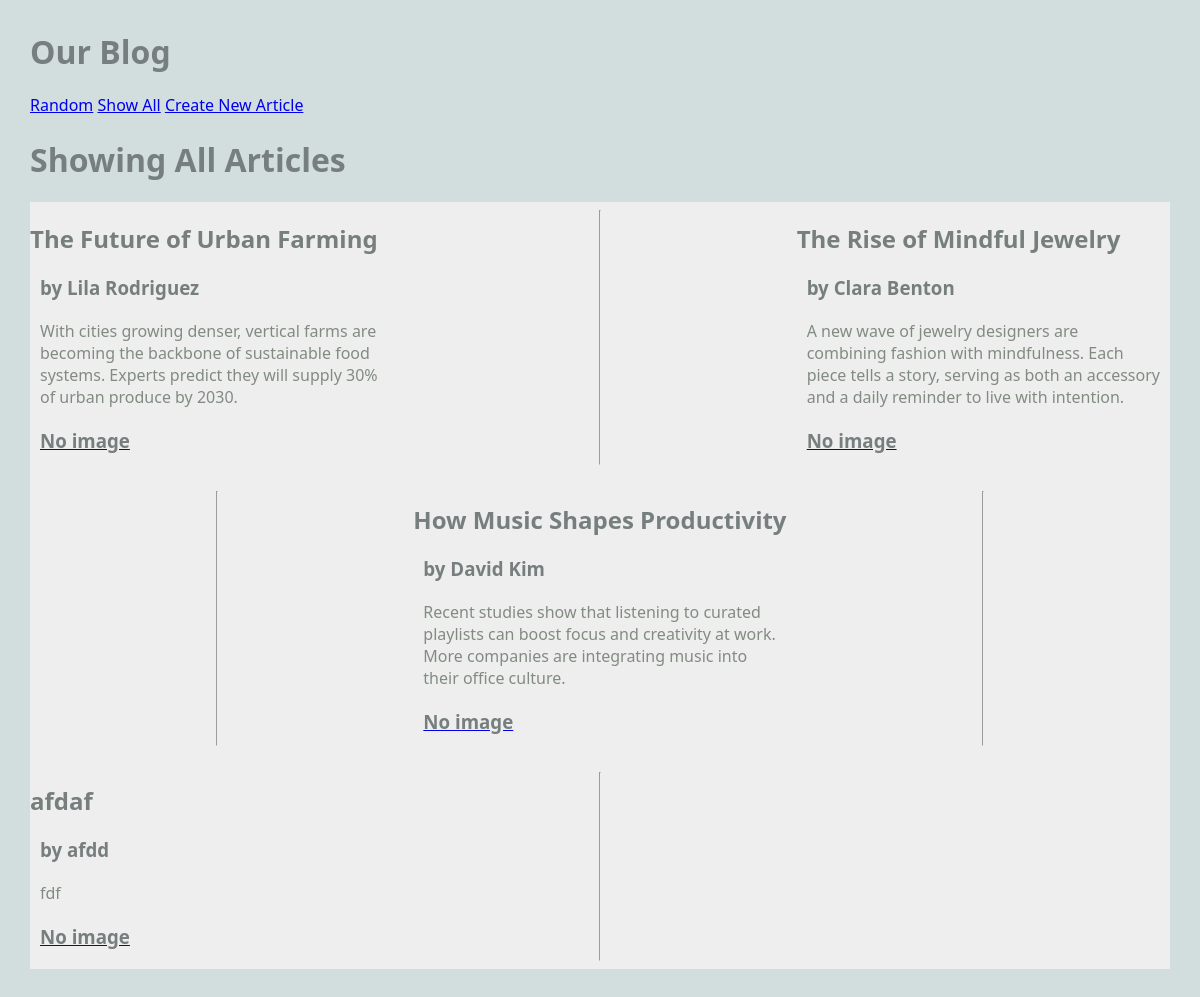
The app's page /blog/show_all, older data.
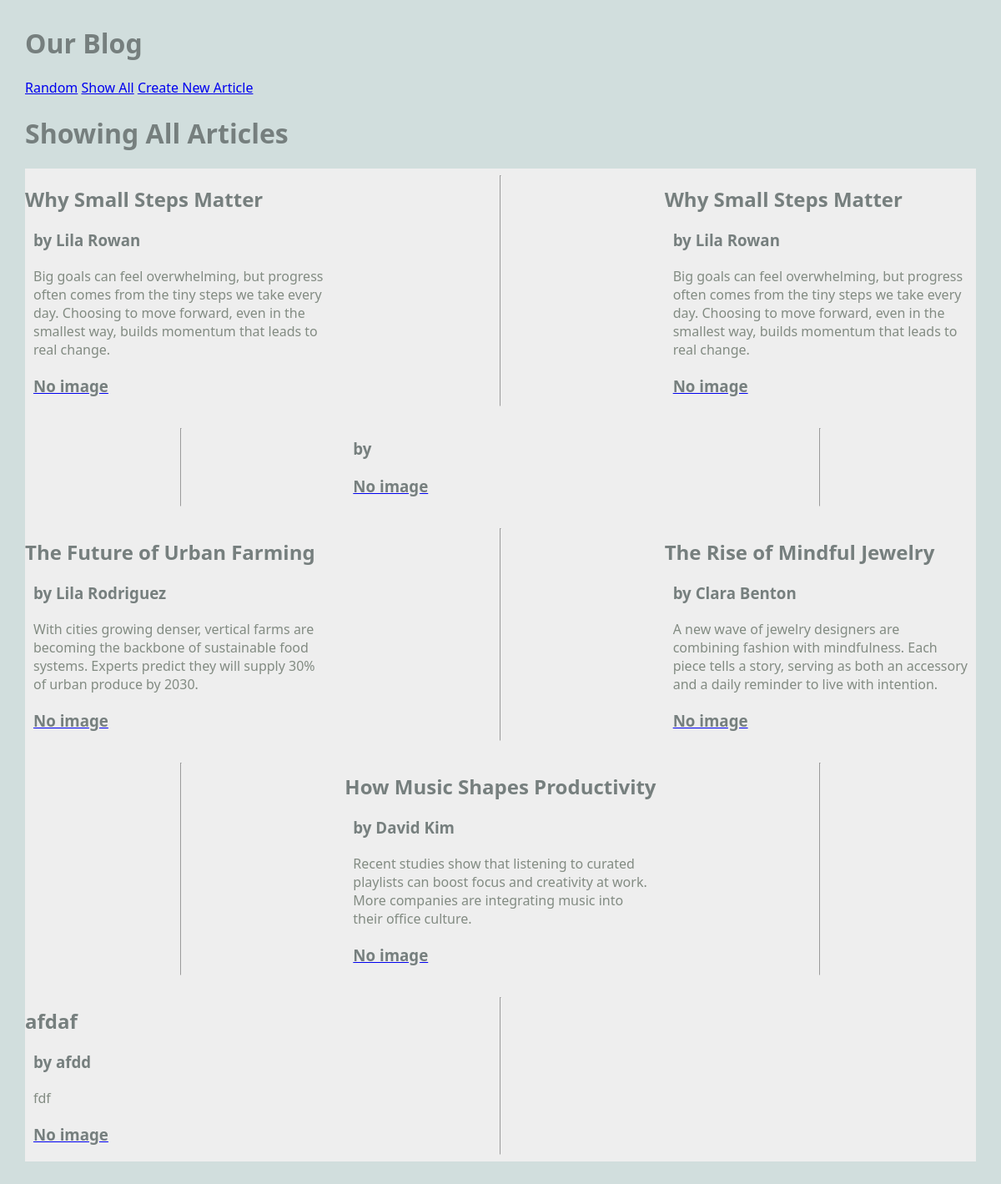
The same page, newer data.
### blog/models.py (models this page shows, shortened)
class Article(models.Model):
    title = models.TextField(blank=True)
    author = models.TextField(blank=True)
    text = models.TextField(blank=True)
    published = models.DateTimeField(auto_now=True) #set the published date automatically
    image_file = models.ImageField(blank=True)

### blog/views.py (the view)
# urls.py: path('show_all', ShowAllView.as_view(), name='show_all'),
class ShowAllView(ListView):
    model = Article
    template_name = 'blog/show_all.html'
    context_object_name = 'articles' #plural name similar to model name- contains many instances of the model
    ordering = ['-published']  # Order by published date descending

### blog/templates/blog/show_all.html
{% extends "blog/base.html" %} {% block content %}
<h1>Showing All Articles</h1>
<main class="grid-container">
  {% for article in articles %}
  <article>
    <div>
      <h2>{{ article.title }}</h2>
      <h3>by {{ article.author }}</h3>
      <p> {{ article.text }} </p>
    </div>
    <a href="{% url 'article' article.pk %}">
      {% if article.image_file %}
      <img src="{{ article.image_file.url }}" alt="An image" />
      {% else %}
      <h3>No image</h3>
      {% endif %}
    </a>
  </article>
  <hr />
  {% endfor %}
</main>
{% endblock content %}

### blog/templates/blog/base.html (shortened to what this page needs)
 {% load static %}
<html>
    <head>
        <link rel="stylesheet" href="{% static 'styles-blog.css' %}">
    </head>
    <body>
        <head><h1>Our Blog</h1>
        <nav>
            <ul>
                <li>
                    <a href="{% url 'random' %}">Random</a>
                </li>
                <li>
                    <a href="{% url 'show_all' %}">Show All</a>
                </li>
                <li>
                    <a href="{% url 'create_article' %}">Create New Article</a>
                </li>
            </ul>
        </nav>
    </head>
        {% block content %} {% endblock content %}
    </body>
</html>

### static/styles-blog.css (style rules this page uses)
body { margin: 30px; background: #d1dedd; font-family:'Segoe UI', Tahoma, Geneva, Verdana, sans-serif; }
ul, li { padding: 0px; list-style-type: none; }
h1, h2, h3 { color: #767f7e; }
p { color: #828b82; }
.grid-container { background: #eee; max-width: 900px; display: grid; grid-template-columns: repeat(3, 1fr); grid-gap: 10px; max-width: 1200px; margin: 20px auto; }
article p, article h3 { margin: 20px 10px; }
nav li { display: inline; }

Row changes from the older to the newer data that the page shows:
added Article: title "Why Small Steps Matter", author "Lila Rowan", text "Big goals can feel overwhelming, but progress often comes from the tiny steps we take every day. Choosing to move forward, even in the smallest way, builds momentum that leads to real change.", image_file "No image"
added Article: title "Why Small Steps Matter", author "Lila Rowan", text "Big goals can feel overwhelming, but progress often comes from the tiny steps we take every day. Choosing to move forward, even in the smallest way, builds momentum that leads to real change.", image_file "No image"
added Article: image_file "No image"
